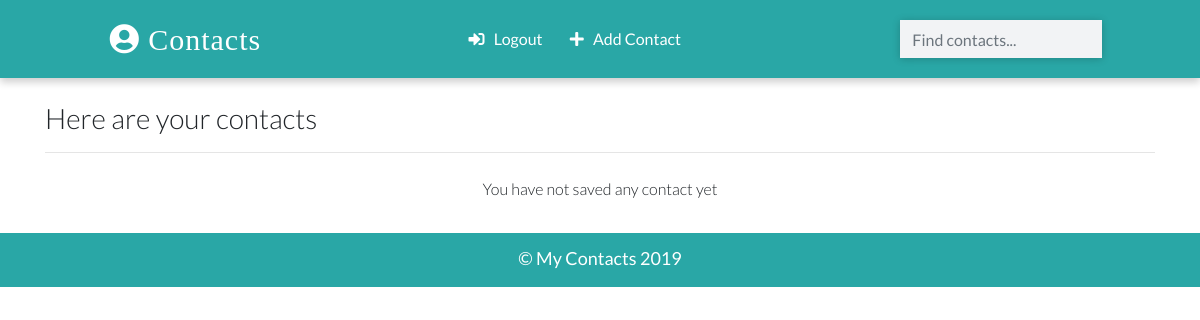
/ (signed in), run on an earlier commit of the app's database.
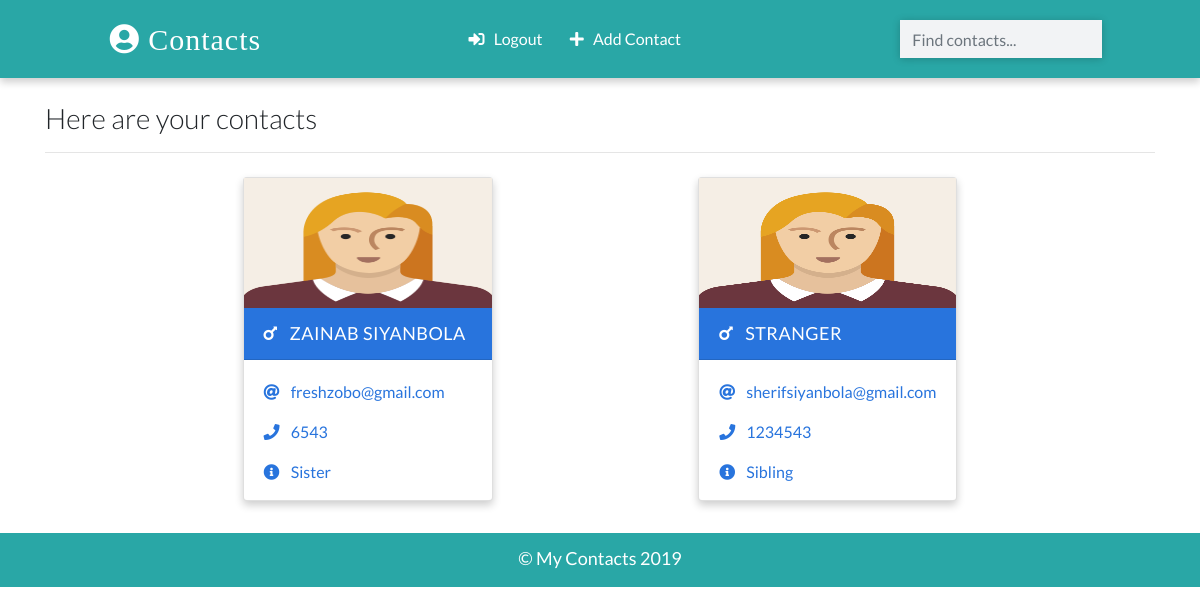
And on a later commit of the database.
### app/models.py (models this page shows, shortened)
class Contact(models.Model):
    manager = models.ForeignKey(User, on_delete=models.CASCADE, default=None)
    name = models.CharField(max_length=100)
    email = models.EmailField(max_length=100)
    phone = models.IntegerField()
    info = models.CharField(max_length=100)
    gender = models.CharField(max_length=100, choices=(
        ('male', 'Male'),
        ('female', 'Female')
    ))
    image = models.ImageField(upload_to='images/', blank=True)
    date_added = models.DateTimeField(default=datetime.now)
    class Meta:
        ordering = ['-id']

### app/views.py (the view)
# urls.py: path('',views.HomePageView.as_view(), name="home"),
class HomePageView(LoginRequiredMixin, ListView):
    template_name = 'index.html'
    model = Contact
    context_object_name = 'contacts'
    def get_queryset(self):
        contacts = super().get_queryset()
        return contacts.filter(manager=self.request.user)

### templates/index.html (shortened to what this page needs)
{% extends 'base.html' %}
{% load static %}
{% block content %}
<div class="container">
    <h3 class="heading font-weight-light">Here are your contacts</h3>
    <hr />
</div>
  <div class="container main-part">
  {% if  contacts %}
  {% for contact in contacts%}
    {% include 'partials/_card.html' %}
  {% endfor %}
  {% else %}
  <p class="d-block font-weight-light my-2 heading">You have not saved any contact yet</p>
  {% endif %}
</div>
{% endblock content %}

### templates/partials/_card.html (shortened to what this page needs)
{% load static %}
 {% if  contact.gender == 'male' %}
    {% comment %} male card start {% endcomment %}
    <div class="card my-2 mx-2 boy-card {% if 'detail' in request.path %} mx-auto w-25 {% endif %}">
      <img src="{% if contact.image %}
      {{contact.image.url}}
      {% else %}
      {% static 'images/boy.png'%}
      {% endif %}" class="img-fluid" />
      <div class="card-header">
        <a href="{% url 'detail' contact.id %}" class="text-white header-link"
          ><i class="fas fa-mars mr-2"></i> {{contact.name}} </a
        >
      </div>
      <div class="card-body pb-0">
        <p>
          <i class="fas fa-at mr-2"></i>
          <a href="mailto:{{contact.email}}">{{contact.email}}</a>
        </p>
        <p>
          <i class="fas fa-phone mr-2"></i>
          <a href="tel:{{contact.number}}">{{contact.phone}}</a>
        </p>
        <p><i class="fas fa-info-circle mr-2"></i> {{contact.info}}</p>
      </div>
    </div>
    {% comment %} male card ends {% endcomment %}
  {% else %}
      <div class="card my-2 mx-2 boy-card">
      <img src= "{% if contact.image %}
      {{contact.image.url}}
      {% else %}
      {% static 'images/girl.png'%}
      {% endif %}" class="img-fluid" />
      <div class="card-header">
        <a href="{% url 'detail' contact.id %}" class="text-white header-link"
          ><i class="fas fa-mars mr-2"></i> {{contact.name}} </a>
      </div>
      <div class="card-body pb-0">
        <p>
          <i class="fas fa-at mr-2"></i>
          <a href="mailto:{{contact.email}}">{{contact.email}}</a>
        </p>
        <p>
          <i class="fas fa-phone mr-2"></i>
          <a href="tel:{{contact.number}}">{{contact.phone}}</a>
        </p>
        <p><i class="fas fa-info-circle mr-2"></i> {{contact.info}}</p>
      </div>
    </div>
  {% endif %}

What changed in the data, as far as the page shows it:
now on this page (row edited): Contact: name "ZAINAB SIYANBOLA", email "freshzobo@gmail.com", phone "6543", info "Sister"
added Contact: name "STRANGER", email "sherifsiyanbola@gmail.com", phone "1234543", info "Sibling"
Also different on the page:
text no longer shown: "You have not saved any contact yet"
